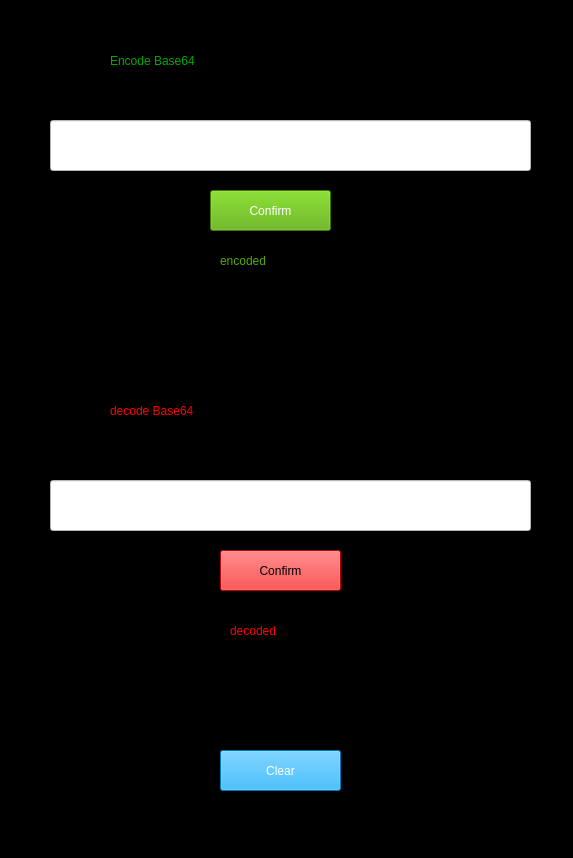
<?xml version="1.0" encoding="UTF-8"?>
<ui version="4.0">
 <class>Base64</class>
 <widget class="QMainWindow" name="Base64">
  <property name="geometry">
   <rect>
    <x>0</x>
    <y>0</y>
    <width>573</width>
    <height>858</height>
   </rect>
  </property>
  <property name="windowTitle">
   <string>MainWindow</string>
  </property>
  <property name="styleSheet">
   <string notr="true">background-color: rgb(0, 0, 0);
color: rgb(255, 0, 0);</string>
  </property>
  <widget class="QWidget" name="centralwidget">
   <widget class="QLabel" name="label">
    <property name="geometry">
     <rect>
      <x>110</x>
      <y>30</y>
      <width>331</width>
      <height>61</height>
     </rect>
    </property>
    <property name="styleSheet">
     <string notr="true">color: rgb(0, 170, 0);
font: 25pt &quot;hooge 05_55&quot;;</string>
    </property>
    <property name="text">
     <string>Encode Base64</string>
    </property>
   </widget>
   <widget class="QLineEdit" name="lineEdit">
    <property name="geometry">
     <rect>
      <x>50</x>
      <y>120</y>
      <width>481</width>
      <height>51</height>
     </rect>
    </property>
    <property name="toolTip">
     <string>&lt;html&gt;&lt;head/&gt;&lt;body&gt;&lt;p&gt;text&lt;/p&gt;&lt;p&gt;&lt;br/&gt;&lt;/p&gt;&lt;/body&gt;&lt;/html&gt;</string>
    </property>
    <property name="whatsThis">
     <string>&lt;html&gt;&lt;head/&gt;&lt;body&gt;&lt;p&gt;&lt;br/&gt;&lt;/p&gt;&lt;/body&gt;&lt;/html&gt;</string>
    </property>
    <property name="styleSheet">
     <string notr="true">background-color: rgb(255, 255, 255);
color: rgb(0, 0, 0);
font: 75 26pt &quot;Bahnschrift Condensed&quot;;</string>
    </property>
   </widget>
   <widget class="QLabel" name="label_2">
    <property name="geometry">
     <rect>
      <x>220</x>
      <y>250</y>
      <width>101</width>
      <height>21</height>
     </rect>
    </property>
    <property name="styleSheet">
     <string notr="true">color: rgb(85, 170, 0);
font: 14pt &quot;MS Sans Serif&quot;;</string>
    </property>
    <property name="text">
     <string>encoded</string>
    </property>
   </widget>
   <widget class="QLabel" name="label_3">
    <property name="geometry">
     <rect>
      <x>110</x>
      <y>380</y>
      <width>331</width>
      <height>61</height>
     </rect>
    </property>
    <property name="styleSheet">
     <string notr="true">color: rgb(0, 170, 0);
color: rgb(255, 0, 0);
font: 25pt &quot;hooge 05_55&quot;;</string>
    </property>
    <property name="text">
     <string>decode Base64</string>
    </property>
   </widget>
   <widget class="QLineEdit" name="lineEdit_3">
    <property name="geometry">
     <rect>
      <x>50</x>
      <y>480</y>
      <width>481</width>
      <height>51</height>
     </rect>
    </property>
    <property name="whatsThis">
     <string>&lt;html&gt;&lt;head/&gt;&lt;body&gt;&lt;p&gt;text&lt;/p&gt;&lt;/body&gt;&lt;/html&gt;</string>
    </property>
    <property name="styleSheet">
     <string notr="true">background-color: rgb(255, 255, 255);
color: rgb(0, 0, 0);
font: 75 26pt &quot;Bahnschrift Condensed&quot;;</string>
    </property>
   </widget>
   <widget class="QLabel" name="label_4">
    <property name="geometry">
     <rect>
      <x>230</x>
      <y>620</y>
      <width>101</width>
      <height>21</height>
     </rect>
    </property>
    <property name="styleSheet">
     <string notr="true">color: rgb(85, 170, 0);
color: rgb(255, 0, 0);
font: 14pt &quot;MS Sans Serif&quot;;</string>
    </property>
    <property name="text">
     <string>decoded</string>
    </property>
   </widget>
   <widget class="QPushButton" name="pushButton">
    <property name="geometry">
     <rect>
      <x>210</x>
      <y>190</y>
      <width>121</width>
      <height>41</height>
     </rect>
    </property>
    <property name="styleSheet">
     <string notr="true">background-color: rgb(85, 170, 0);
font: 57 10pt &quot;Dubai Medium&quot;;
color: rgb(255, 255, 255);</string>
    </property>
    <property name="text">
     <string>Confirm</string>
    </property>
   </widget>
   <widget class="QPushButton" name="pushButton_2">
    <property name="geometry">
     <rect>
      <x>220</x>
      <y>550</y>
      <width>121</width>
      <height>41</height>
     </rect>
    </property>
    <property name="styleSheet">
     <string notr="true">background-color: rgb(255, 0, 0);
font: 57 10pt &quot;Dubai Medium&quot;;
color: rgb(0, 0, 0);</string>
    </property>
    <property name="text">
     <string>Confirm</string>
    </property>
   </widget>
   <widget class="QLineEdit" name="lineEdit_2">
    <property name="geometry">
     <rect>
      <x>50</x>
      <y>300</y>
      <width>481</width>
      <height>51</height>
     </rect>
    </property>
    <property name="whatsThis">
     <string>&lt;html&gt;&lt;head/&gt;&lt;body&gt;&lt;p&gt;text&lt;/p&gt;&lt;/body&gt;&lt;/html&gt;</string>
    </property>
    <property name="styleSheet">
     <string notr="true">background-color: rgb(0, 0, 0);
color: rgb(85, 170, 0);
font: 75 14pt &quot;Carlito&quot;;</string>
    </property>
   </widget>
   <widget class="QLineEdit" name="lineEdit_4">
    <property name="geometry">
     <rect>
      <x>50</x>
      <y>670</y>
      <width>481</width>
      <height>51</height>
     </rect>
    </property>
    <property name="whatsThis">
     <string>&lt;html&gt;&lt;head/&gt;&lt;body&gt;&lt;p&gt;text&lt;/p&gt;&lt;/body&gt;&lt;/html&gt;</string>
    </property>
    <property name="styleSheet">
     <string notr="true">background-color: rgb(0, 0, 0);
color: rgb(255, 0, 0);
font: 75 14pt &quot;Carlito&quot;;</string>
    </property>
   </widget>
   <widget class="QPushButton" name="pushButton_3">
    <property name="geometry">
     <rect>
      <x>220</x>
      <y>750</y>
      <width>121</width>
      <height>41</height>
     </rect>
    </property>
    <property name="styleSheet">
     <string notr="true">background-color: rgb(0, 170, 255);
color: rgb(255, 255, 255);
font: 57 10pt &quot;Dubai Medium&quot;;</string>
    </property>
    <property name="text">
     <string>Clear</string>
    </property>
   </widget>
  </widget>
  <widget class="QMenuBar" name="menubar">
   <property name="geometry">
    <rect>
     <x>0</x>
     <y>0</y>
     <width>573</width>
     <height>26</height>
    </rect>
   </property>
  </widget>
  <widget class="QStatusBar" name="statusbar"/>
 </widget>
 <resources/>
 <connections>
  <connection>
   <sender>pushButton_3</sender>
   <signal>clicked()</signal>
   <receiver>lineEdit_4</receiver>
   <slot>clear()</slot>
   <hints>
    <hint type="sourcelabel">
     <x>249</x>
     <y>806</y>
    </hint>
    <hint type="destinationlabel">
     <x>70</x>
     <y>727</y>
    </hint>
   </hints>
  </connection>
  <connection>
   <sender>pushButton_3</sender>
   <signal>clicked()</signal>
   <receiver>lineEdit_3</receiver>
   <slot>clear()</slot>
   <hints>
    <hint type="sourcelabel">
     <x>263</x>
     <y>780</y>
    </hint>
    <hint type="destinationlabel">
     <x>72</x>
     <y>551</y>
    </hint>
   </hints>
  </connection>
  <connection>
   <sender>pushButton_3</sender>
   <signal>clicked()</signal>
   <receiver>lineEdit_2</receiver>
   <slot>clear()</slot>
   <hints>
    <hint type="sourcelabel">
     <x>266</x>
     <y>809</y>
    </hint>
    <hint type="destinationlabel">
     <x>92</x>
     <y>353</y>
    </hint>
   </hints>
  </connection>
  <connection>
   <sender>pushButton_3</sender>
   <signal>clicked()</signal>
   <receiver>lineEdit</receiver>
   <slot>clear()</slot>
   <hints>
    <hint type="sourcelabel">
     <x>273</x>
     <y>797</y>
    </hint>
    <hint type="destinationlabel">
     <x>68</x>
     <y>188</y>
    </hint>
   </hints>
  </connection>
 </connections>
</ui>
